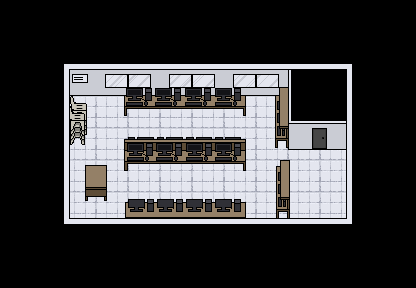

This is a level from a 2D game, rendered from its Tiled map with the project's own tilesets. A one-line summary and the complete map file follow:
An orthogonal 13x9 tile map with 32x32 px tiles, 1 tile layer (Tile Layer 1), 3 tilesets and 40 objects (23x 1).

<map version="1.10" tiledversion="1.11.2" orientation="orthogonal" renderorder="right-down" width="13" height="9" tilewidth="32" tileheight="32" infinite="0" nextlayerid="10" nextobjectid="42">
 <tileset firstgid="1" source="comlab-cecs.tsx" />
 <tileset firstgid="46" source="test.tsx" />
 <tileset firstgid="47" source="comlab-cecs2.tsx" />
 <layer id="5" name="Tile Layer 1" width="13" height="9" locked="1">
  <data encoding="csv">
0,0,0,0,0,0,0,0,0,0,0,0,0,
0,0,0,0,0,0,0,0,0,0,0,0,0,
0,0,47,48,49,50,51,52,53,54,55,0,0,
0,0,56,57,58,59,60,61,62,63,64,0,0,
0,0,65,66,67,68,69,70,71,72,73,0,0,
0,0,74,75,76,77,78,79,80,81,82,0,0,
0,0,83,84,85,86,87,88,89,90,91,0,0,
0,0,0,0,0,0,0,0,0,0,0,0,0,
0,0,0,0,0,0,0,0,0,0,0,0,0
</data>
 </layer>
 <objectgroup id="3" name="Collisions">
  <object id="2" x="130.833" y="64.25" width="109.417" height="26.25" />
  <object id="3" x="235.75" y="64.25" width="54.25" height="15.75" />
  <object id="4" x="281" y="64.5" width="10" height="58.25" />
  <object id="8" x="135.531" y="142.578" width="101.984" height="3.42154" />
  <object id="15" x="282.5" y="170.364" width="4.25" height="47.136" />
  <object id="17" x="128.75" y="207.119" width="113" height="10.6311" />
  <object id="22" x="56.1813" y="65.2047" width="288.333" height="6" />
  <object id="23" x="280.667" y="65.3333" width="71" height="60" />
  <object id="25" x="57.3896" y="64.9963" width="69.9167" height="15.75" />
  <object id="26" x="57.2229" y="65.9963" width="4.25003" height="159.417" />
  <object id="29" x="58.3896" y="62.9964" width="17.5834" height="73.0833" />
  <object id="31" x="58.3896" y="172.329" width="22.9167" height="52.0833" />
  <object id="33" x="58.1813" y="228.538" width="309.371" height="6.66667" />
  <object id="34" x="352.529" y="65" width="5.66667" height="171.809" />
 </objectgroup>
 <group id="8" name="Popups">
  <objectgroup id="4" name="1st">
   <object id="1" name="1" gid="46" x="214" y="123" width="32" height="32" />
   <object id="5" name="1" gid="46" x="247.25" y="145.5" width="32" height="32" />
   <object id="6" name="1" gid="46" x="247.5" y="110.25" width="32" height="32" />
   <object id="7" name="1" gid="46" x="185.75" y="141" width="32" height="32" />
   <object id="9" name="1" gid="46" x="157" y="141.25" width="32" height="32" />
   <object id="10" name="1" gid="46" x="126.5" y="140.25" width="32" height="32" />
   <object id="11" name="1" gid="46" x="213.5" y="179" width="32" height="32" />
   <object id="12" name="1" gid="46" x="182.5" y="178.75" width="32" height="32" />
   <object id="13" name="1" gid="46" x="124.5" y="203" width="32" height="32" />
   <object id="14" name="1" gid="46" x="124.75" y="179" width="32" height="32" />
   <object id="16" name="1" gid="46" x="267.917" y="161.833" width="32" height="32" />
   <object id="18" name="1" gid="46" x="213.5" y="203.25" width="32" height="32" />
   <object id="19" name="1" gid="46" x="181.25" y="203" width="32" height="32" />
   <object id="20" name="1" gid="46" x="155.5" y="203" width="32" height="32" />
   <object id="21" name="1" gid="46" x="158.5" y="176.25" width="32" height="32" />
   <object id="24" name="1" gid="46" x="81.6667" y="112.333" width="32" height="32" />
   <object id="27" name="1" gid="46" x="83" y="142.333" width="32" height="32" />
   <object id="28" name="1" gid="46" x="71" y="169.667" width="32" height="32" />
   <object id="30" name="1" gid="46" x="98" y="168" width="32" height="32" />
   <object id="32" name="1" gid="46" x="91.6667" y="208" width="32" height="32" />
   <object id="35" name="1" gid="46" x="300.333" y="210" width="32" height="32" />
   <object id="39" name="1" gid="46" x="244.667" y="215.333" width="32" height="32" />
   <object id="40" name="1" gid="46" x="312.333" y="160" width="32" height="32" />
  </objectgroup>
 </group>
 <objectgroup id="6" name="in">
  <object id="36" x="85.4717" y="218.442" width="30" height="12.6667" />
 </objectgroup>
 <objectgroup id="9" name="out">
  <object id="41" x="305.653" y="220.195" width="29.3177" height="11.8519" />
 </objectgroup>
 <objectgroup id="7" name="Spawn">
  <object id="38" x="316.667" y="172.333">
   <point />
  </object>
 </objectgroup>
</map>
